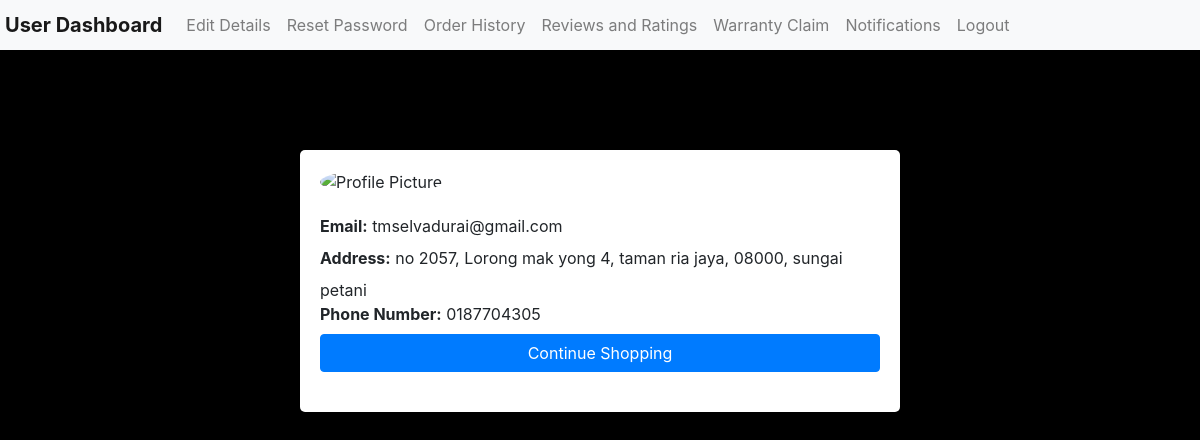
The app's page /userdashboard.php (signed in) with its own data.
### tables this page shows
CREATE TABLE `users` (
  `user_id` int(11) NOT NULL,
  `username` varchar(255) DEFAULT NULL,
  `email` varchar(255) DEFAULT NULL,
  `password` varchar(255) DEFAULT NULL,
  `profile_pic` varchar(255) DEFAULT NULL,
  `address` varchar(255) DEFAULT NULL,
  `phone_num` varchar(255) DEFAULT NULL,
  `registration_date` date DEFAULT NULL
);

### userdashboard.php (the view, shortened to what this page needs)
<?php
include "db_connection.php";
$user_id = $_SESSION['user_id'];
$query = "SELECT * FROM users WHERE user_id = $user_id";
$result = mysqli_query($conn, $query);
if (mysqli_num_rows($result) > 0) {
    $row = mysqli_fetch_assoc($result);
    $email = $row['email'];
    $address = $row['address'];
    $phone_num = $row['phone_num'];
    $profile_pic = "http://localhost/tech_heaven/profile_pic/" . $row['profile_pic'];
} else {
    $error_message = "Failed to retrieve user information.";
}
?>
<!DOCTYPE html>
<html>
<head>
<link rel="stylesheet" href="https://maxcdn.bootstrapcdn.com/bootstrap/4.5.2/css/bootstrap.min.css">
</head>
<body>
<nav class="navbar navbar-expand-lg navbar-light bg-light">
    <a class="navbar-brand" href="userdashboard.php">User Dashboard</a>
    <div class="collapse navbar-collapse" id="navbarNav">
        <ul class="navbar-nav">
            <li class="nav-item">
                <a class="nav-link" href="editdetails.php">Edit Details</a>
            </li>
            <li class="nav-item">
                <a class="nav-link" href="resetpassword.php">Reset Password</a>
            </li>
            <li class="nav-item">
                <a class="nav-link" href="vieworderhistory.php">Order History</a>
            </li>
            <li class="nav-item">
                <a class="nav-link" href="reviewsratings.php">Reviews and Ratings</a>
            </li>
            <li class="nav-item">
                <a class="nav-link" href="warrantyclaim.php">Warranty Claim</a>
            </li>
            <li class="nav-item">
                <a class="nav-link" href="messages.php">Notifications</a>
            </li>
            <li class="nav-item">
                <a class="nav-link" href="logout.php">Logout</a>
            </li>
        </ul>
    </div>
</nav>
    <div class="container">
        <div class="profile-picture">
            <?php if (!empty($profile_pic)): ?>
                <img src="<?php echo $profile_pic; ?>" alt="Profile Picture" class="profile-pic">
            <?php else: ?>
                <img src="default_profile_pic.jpg" alt="Default Profile Picture" class="profile-pic">
            <?php endif; ?>
        </div>
        <div class="profile-details">
            <label>Email:</label> <?php echo $email; ?><br>
            <label>Address:</label> <?php echo $address; ?><br>
            <label>Phone Number:</label> <?php echo $phone_num; ?><br>
            <a href="product_catalog.php" class="btn btn-primary">Continue Shopping</a>
        </div>
    </div>
</body>
</html>

### userdashboard.php (style rules this page uses)
.navbar { background-color: tomato; padding: 5px; }
.navbar-brand { font-weight: bold; }
body { background-color: black; }
.container { max-width: 600px; margin: 0 auto; margin-top: 100px; padding: 20px; background-color: #fff; border-radius: 5px; box-shadow: 0 0 10px rgba(0, 0, 0, 0.1); }
.profile-pic { width: 150px; height: 150px; border-radius: 50%; object-fit: cover; object-position: center; margin-bottom: 20px; }
.profile-details { margin-bottom: 20px; }
.profile-details label { font-weight: bold; }
.btn-primary { width: 100%; }

### records on screen
users: email "tmselvadurai@gmail.com", address "no 2057, Lorong mak yong 4, taman ria jaya, 08000, sungai petani", phone_num "0187704305"
